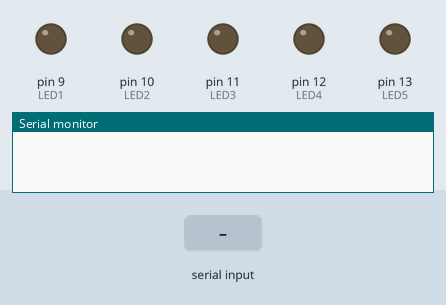
Recording of a sketch running on a simulated Arduino Uno, built with avr-gcc and run on an emulated ATmega328P. Parts: output pins drawn as LEDs (lit = HIGH), the last lines printed to the serial monitor. The inputs (shaded band) are chosen by the test bench.

Above: at 1.2 s.
1.3 s: "A_ON\n" received over Serial
At 2.5 s:
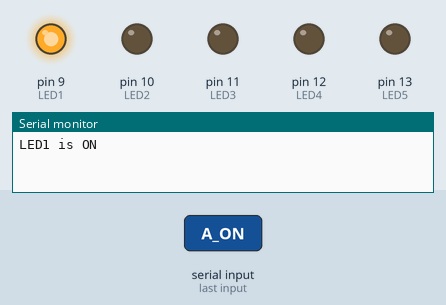
2.8 s: "B_ON\n" received over Serial
At 3.6 s:
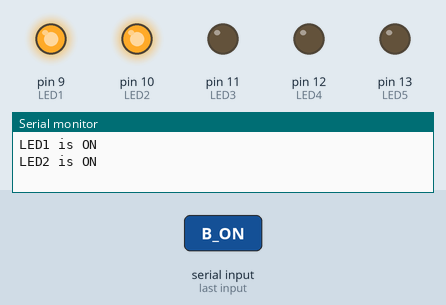
4.3 s: "C_ON\n" received over Serial
At 4.8 s:
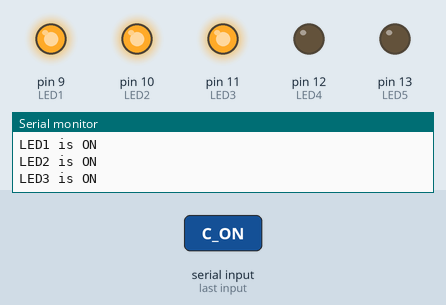
5.8 s: "D_ON\n" received over Serial
At 7.0 s:
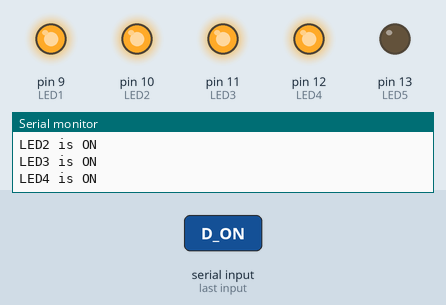
7.3 s: "E_ON\n" received over Serial
At 8.2 s:
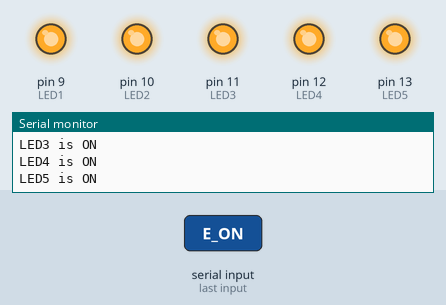
Timing chart, 0 to 9.8 s (numbered marks = the images above; inputs shaded):
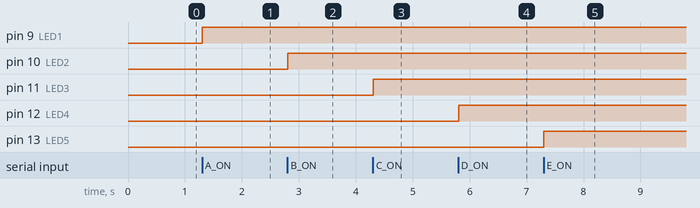

Measured:
- after the input at 1.3 s, pin 9 (LED1): LOW → HIGH at once
- after the input at 2.8 s, pin 10 (LED2): LOW → HIGH at once
- after the input at 4.3 s, pin 11 (LED3): LOW → HIGH at once
- after the input at 5.8 s, pin 12 (LED4): LOW → HIGH at once
- after the input at 7.3 s, pin 13 (LED5): LOW → HIGH at once

The sketch:

sketch_feb20a.ino
```cpp
#define LED1 9
#define LED2 10
#define LED3 11
#define LED4 12
#define LED5 13

String str;

void setup() {
  pinMode(LED1, OUTPUT);
  pinMode(LED2, OUTPUT);
  pinMode(LED3, OUTPUT);
  pinMode(LED4, OUTPUT);
  pinMode(LED5, OUTPUT);
  Serial.begin(9600);
}

void loop() {
  if (Serial.available()) {
    // 讀取傳入的字串直到"\n"結尾
    str = Serial.readStringUntil('\n');

    if (str == "A_ON") {           // 若字串值是 "LED_ON" 開燈
        digitalWrite(LED1, HIGH);     // 開燈
        Serial.println("LED1 is ON"); // 回應訊息給電腦
    } else if (str == "B_ON") {
        digitalWrite(LED2, HIGH);
        Serial.println("LED2 is ON");
    } else if (str == "C_ON") {
        digitalWrite(LED3, HIGH);
        Serial.println("LED3 is ON");
    } else if (str == "D_ON") {
        digitalWrite(LED4, HIGH);
        Serial.println("LED4 is ON");
    } else if (str == "E_ON") {
        digitalWrite(LED5, HIGH);
        Serial.println("LED5 is ON");
    } else if (str == "OFF") {
        digitalWrite(LED1, LOW);
        digitalWrite(LED2, LOW);
        digitalWrite(LED3, LOW);
        digitalWrite(LED4, LOW);
        digitalWrite(LED5, LOW);
        Serial.println("All LED is OFF");
    }
  }
}
```
